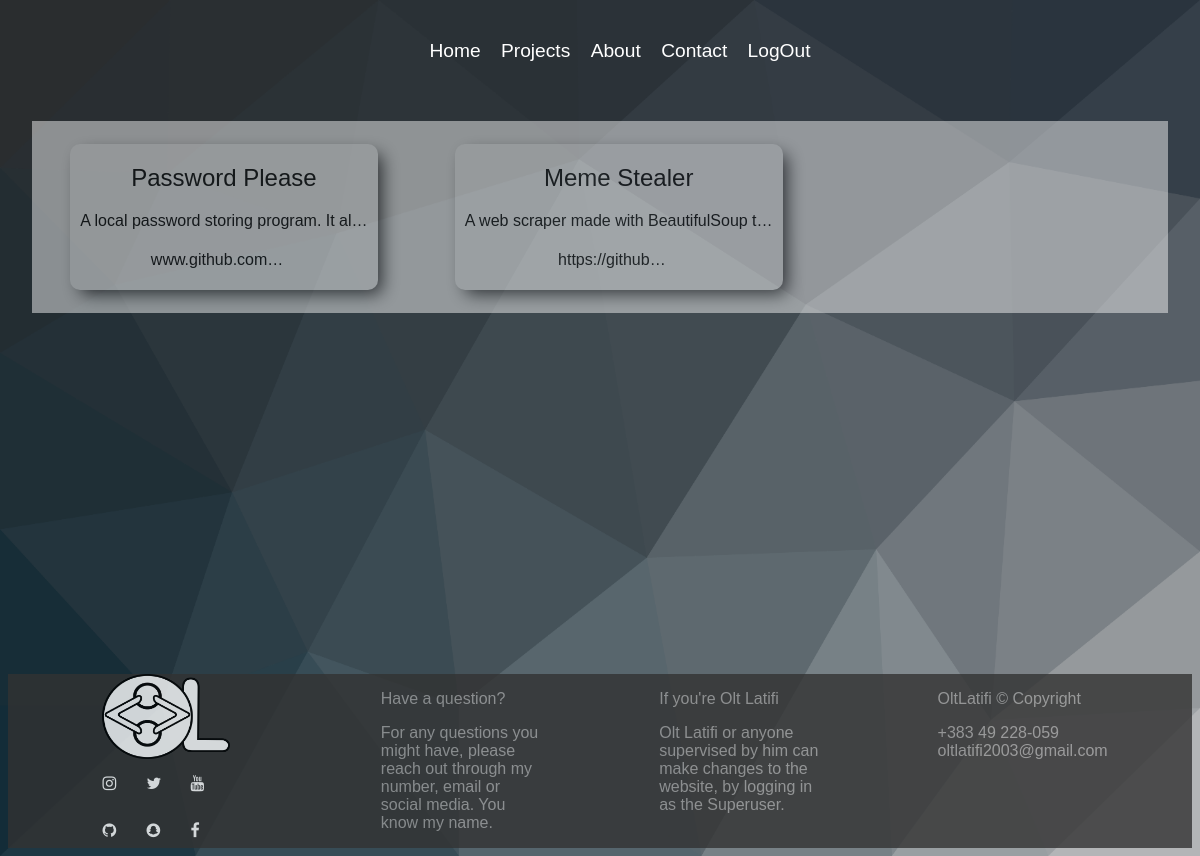
Page /projects/ (signed in) on the committed database.
### Web/models.py (models this page shows, shortened)
class projects(models.Model):
	Editor = models.ForeignKey(User, on_delete=models.CASCADE, default=1)
	Text = models.CharField(max_length=20)
	Description = models.TextField(max_length=500)
	Link = models.CharField(max_length=100)

### Web/views.py (the view)
# urls.py: path('projects/', projects_view, name = 'Projects'),
def projects_view(request):
	projects_ = projects.objects.all()
	return render(request, 'Web/projects.html', {'projects':projects_})

### Web/templates/Web/projects.html (shortened to what this page needs)
{% extends "Web/base.html" %}
{% load static %}
{% block content %}
<div class="holder">
	{% for i in projects %}
		<a href="{% url 'Projects' i.id %}">
			<div class="projects-cont">
				<h2 class="black-text">{{i.Text|title}}</h2>
				<p class="black-text">{{i.Description|truncatechars:40}}</p>
				<h4 class="black-text">{{i.Link|urlizetrunc:15}}</h4>
			</div>
		</a>
	{% endfor %}
</div>
<br><br>
{% endblock content %}

### Web/static/Web/css/allcss.css (style rules this page uses)
h1, h2,h3, h4, ul, p, legend, fieldset, a { color: white; font-family: Arial, Helvetica, sans-serif; font-weight: normal; text-decoration: none; }

### Web/static/Web/css/projects.css (style rules this page uses)
.holder { display: flex; flex-direction: row; background-color: #f2f2f2; opacity: 0.5; margin-top: 5%; width: 96%; flex-wrap: wrap; }
@media screen and (min-width: 801px) { .projects-cont { background-color: white ; min-width: 25%; min-height: 10%; padding: 0 10px; margin: 2% 3.4%; border-radius: 10px; box-shadow: 7px 7px 17px -3px rgba(43,42,43,1); } }
.black-text { color: black; font-family: Arial, Helvetica, sans-serif; }
.projects-cont a { color:black; }
.black-text a { color:black; }

### rows in the picture
projects: Text "Password Please", Description "A local password storing program. It al…", Link "www.github.com…"
projects: Text "Meme Stealer", Description "A web scraper made with BeautifulSoup t…", Link "https://github…"
